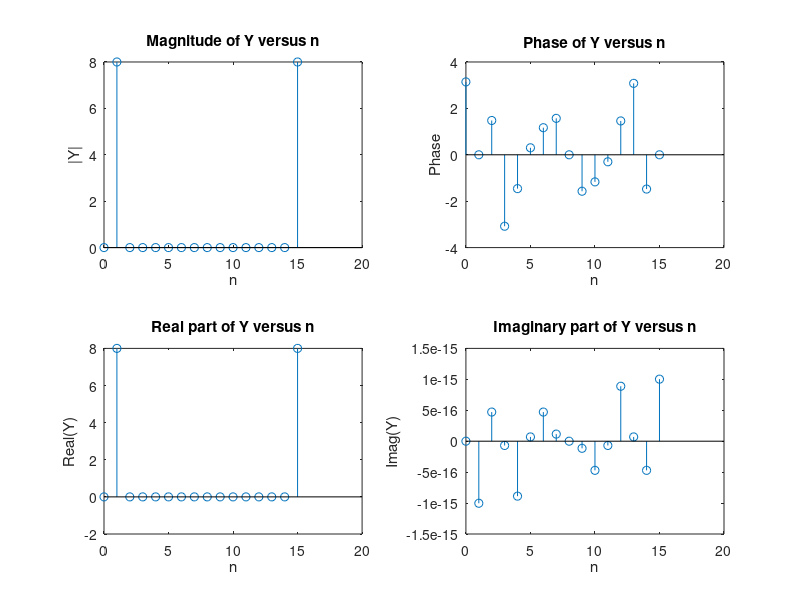
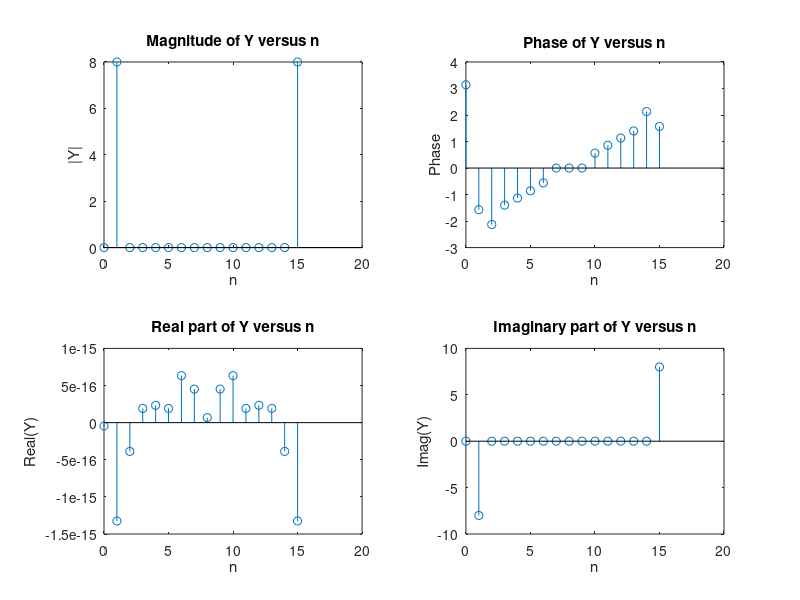
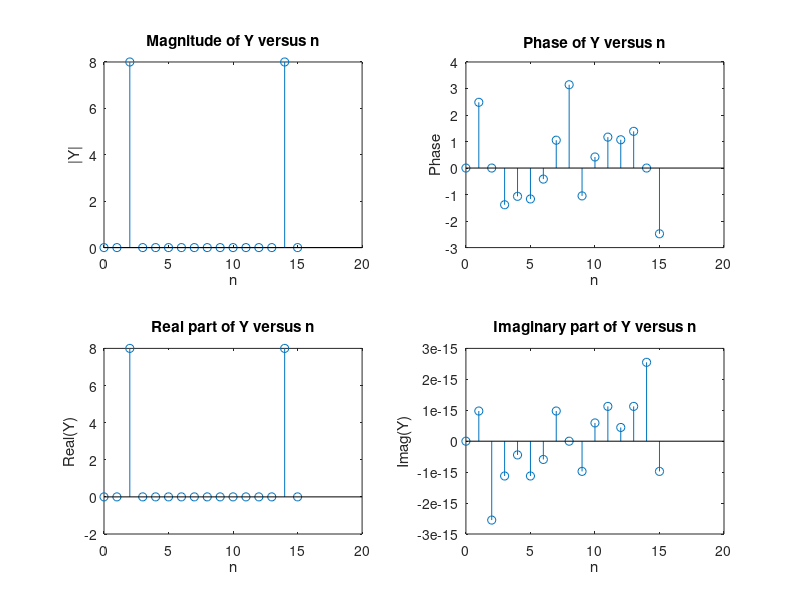
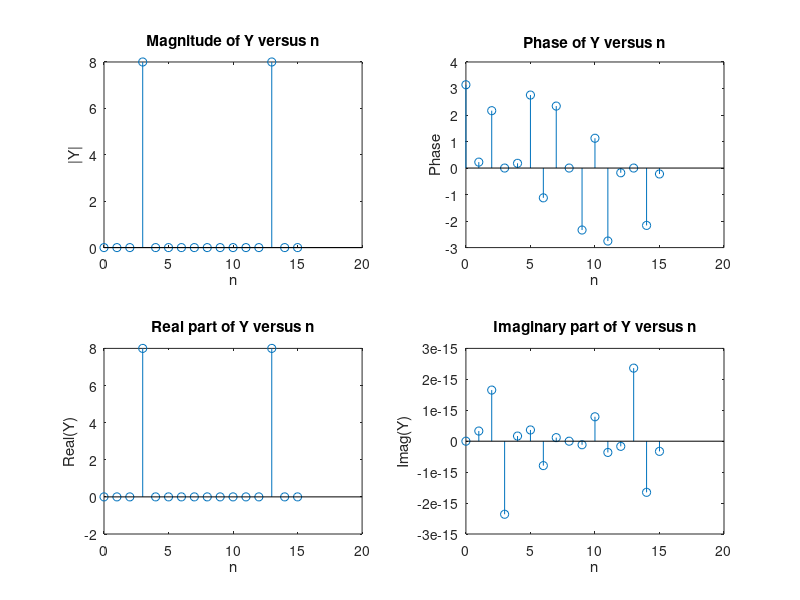

The MATLAB script that drew these images, in order: (Note: this script raises an error after producing the figures.)
N=16;
n=0:(N-1);
C=1;
xn=cos(2*pi*C*n/N);
figure(1)
%stem(xn)
% There appears to be one full period in this range

% FFT
Y = fft(xn);

figure(2)
% Plot magnitude of Y versus n
subplot(2,2,1);
stem(n, abs(Y));
title('Magnitude of Y versus n');
xlabel('n');
ylabel('|Y|');

% Plot phase of Y versus n
subplot(2,2,2);
stem(n, angle(Y));
title('Phase of Y versus n');
xlabel('n');
ylabel('Phase');

% Plot real part of Y versus n
subplot(2,2,3);
stem(n, real(Y));
title('Real part of Y versus n');
xlabel('n');
ylabel('Real(Y)');

% Plot imaginary part of Y versus n
subplot(2,2,4);
stem(n, imag(Y));
title('Imaginary part of Y versus n');
xlabel('n');
ylabel('Imag(Y)');

%{
The 2 non-zero terms in the magnitude plot represent the frequency
components of the input. We have exactly 2 components because the cosine
function has a specific individual frequency. This is split into positive
and negative components because of symmetry in the frequency domain.

We have one component at an index of 1 because this corresponds to the
fundamental frequency of the input signal. Our fundamental frequency should
be 1/16 in this case, this could be a harmonic?

We have another component at index of 15 because this represents the 
periodic frequencies wrapping around. This would be a frequency of 15/16,
or -1/16.

The magnitude of the non-zero components would be 8 because we normalize
our FFT by the length of our input - which is 16 samples long.
%}

%{
If the sampling frequency is 10khz:
Frequency Resolution: fs/N=10000/16=625hz
Length of the original data:N/fs=16/10000=1.6e-3 seconds
Actual Frequency: (C*fs)/N=10000/16=625Hz
%}

%% 
xn=sin(2*pi*C*n/N);

Y=fft(xn);

figure(3)
% Plot magnitude of Y versus n
subplot(2,2,1);
stem(n, abs(Y));
title('Magnitude of Y versus n');
xlabel('n');
ylabel('|Y|');

% Plot phase of Y versus n
subplot(2,2,2);
stem(n, angle(Y));
title('Phase of Y versus n');
xlabel('n');
ylabel('Phase');

% Plot real part of Y versus n
subplot(2,2,3);
stem(n, real(Y));
title('Real part of Y versus n');
xlabel('n');
ylabel('Real(Y)');

% Plot imaginary part of Y versus n
subplot(2,2,4);
stem(n, imag(Y));
title('Imaginary part of Y versus n');
xlabel('n');
ylabel('Imag(Y)');

%{
The magnitude of Y does not appear to change.
This is likely v=because the FFT will just compute the magnitude of the
frequency components. Since frequency doesn't change, neither will
magnitude

Y =

  Columns 1 through 10

  -0.0000 + 0.0000i  -0.0000 - 8.0000i  -0.0000 - 0.0000i   0.0000 - 0.0000i   0.0000 - 0.0000i   0.0000 - 0.0000i   0.0000 - 0.0000i   0.0000 + 0.0000i   0.0000 + 0.0000i   0.0000 + 0.0000i

  Columns 11 through 16

   0.0000 + 0.0000i   0.0000 + 0.0000i   0.0000 + 0.0000i   0.0000 + 0.0000i  -0.0000 + 0.0000i  -0.0000 + 8.0000i

We see that Y is entirely imaginary.
%}

%%
xn=cos(2*pi*2*n/16);

Y=fft(xn);

figure(4)
% Plot magnitude of Y versus n
subplot(2,2,1);
stem(n, abs(Y));
title('Magnitude of Y versus n');
xlabel('n');
ylabel('|Y|');

% Plot phase of Y versus n
subplot(2,2,2);
stem(n, angle(Y));
title('Phase of Y versus n');
xlabel('n');
ylabel('Phase');

% Plot real part of Y versus n
subplot(2,2,3);
stem(n, real(Y));
title('Real part of Y versus n');
xlabel('n');
ylabel('Real(Y)');

% Plot imaginary part of Y versus n
subplot(2,2,4);
stem(n, imag(Y));
title('Imaginary part of Y versus n');
xlabel('n');
ylabel('Imag(Y)');


% C=3

xn=cos(2*pi*3*n/16);

Y=fft(xn);

figure(5)
% Plot magnitude of Y versus n
subplot(2,2,1);
stem(n, abs(Y));
title('Magnitude of Y versus n');
xlabel('n');
ylabel('|Y|');

% Plot phase of Y versus n
subplot(2,2,2);
stem(n, angle(Y));
title('Phase of Y versus n');
xlabel('n');
ylabel('Phase');

% Plot real part of Y versus n
subplot(2,2,3);
stem(n, real(Y));
title('Real part of Y versus n');
xlabel('n');
ylabel('Real(Y)');

% Plot imaginary part of Y versus n
subplot(2,2,4);
stem(n, imag(Y));
title('Imaginary part of Y versus n');
xlabel('n');
ylabel('Imag(Y)');

%{ 
Here, we see that changing C to 2 shifted the frequency response from 
indeces 1 and 15 to indeces 2 and 14. The phase and imaginary plots are 
slightly different as well, because of the change in frequency.

Changing C to 3 shifts the indeces again to 3 and 13, and because of the
change in frequency we will again see a change in phase and imaginary
component.
%}

%%
N=1024;
C=10;
n=0:(N-1);
xn=cos(2*pi*C*n/N);
figure(6);
stem(xn);
% There appear to be 11 samples

Y=fft(xn);

figure(7);
stem(n,abs(Y))
% There is one peak at X=1014 Y=512

%%
C=15;
xn=cos(2*pi*C*n/N);
figure(8)
Y=fft(xn);
stem(n,abs(Y))
% This time the peak is at (1009, 512)
%%
n=(-N/2:(N/2-1));
xn=cos(2*pi*C*n/N);
figure(9)
Y=fft(xn);
stem(n,abs(Y))
hold on;
fftshift(Y);
stem(n, abs(fftshift(Y)))
hold off;
%%
N=1024;
C=10.5;
n=0:(N-1);
xn=cos(2*pi*C*n/N);
Y=fft(xn);
figure(10)
stem(xn)
figure(11)
stem(n, abs(Y))

%{
This "bin leakage" is clearly not an accurate representation for the
frequency of the system. There are frequency components that are
represented in the graph that are not present, and if this were a more
complicated signal with smaller frequency components, the bin leakage could
likely obscure some of those smaller components.
%}
%%
y=xn.*hanning(N).';
Y=fft(y);
figure(12)
stem(n, abs(Y))


%{
The Hanning window seems to "smooth" the window. Since it is applied to the
signal before it is transformed, it must apply this "smoothing" affect in
the time domain. It seems to reduce the leakage from the previous plot and
make the side lobes slightly smaller. 
%}

%%

clear; clf;
subplot(2,1,1);
N=16;
n=0:(N-1);
x=hanning(N);
stem(n,x);
grid;

subplot(2,1,2)
nn=-N/2:(N/2-1);
X=fftshift(fft(hanning(N)));
stem(nn, abs(X));
grid;

%{
Dot multiplying a time domain vector by a data taper window (hanning
window) should be how we achieve windowing.
It should effectively "taper" the edges
%}
%%
stem(Signal)
sig_freq=fft(Signal);
stem(fftshift(sig_freq))